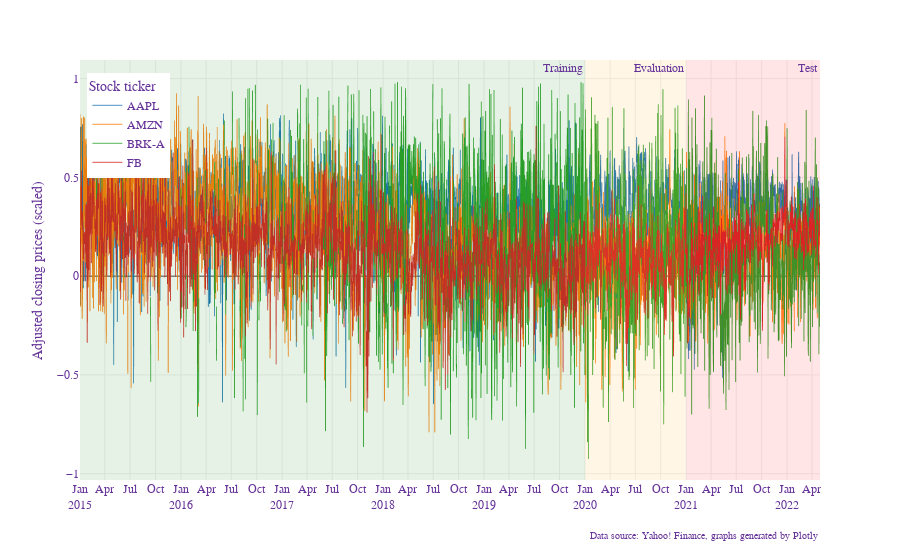

The code cell stored with this chart in its notebook:
### Code cell
fig = px.line(sentiment,x=sentiment["date"], y=sentiment.columns[0:5].values.tolist(),
              color_discrete_sequence=['#1F77B4', '#FF7F0E', '#2CA02C', '#D62728', '#9467BD'])
fig.update_xaxes(
    dtick="M3",
    tickformat="%b\n%Y")

fig.update_traces(line=dict( width=0.8))
fig.update_layout(template=go.layout.Template(),
    title="",
    xaxis_title="",
    yaxis_title="Adjusted closing prices (scaled)",
    legend_title="Stock ticker",
    font=dict(
        family="Courier New, monospace",
        size=12,
        color="RebeccaPurple"
    ),
    legend=dict(
    yanchor="top",
    y=0.97,
    xanchor="left",
    x=0.01
 )
)
fig.add_vrect(x0="2015-01-01", x1="2020-01-01", 
              annotation_text="Training", annotation_position="top right",
              fillcolor="green", opacity=0.1, line_width=0)
fig.add_vrect(x0="2020-01-01", x1="2020-12-31", 
              annotation_text="Evaluation", annotation_position="top right",
              fillcolor="orange", opacity=0.1, line_width=0)
fig.add_vrect(x0="2021-01-01", x1="2022-04-30", 
              annotation_text="Test", annotation_position="top right",
              fillcolor="red", opacity=0.1, line_width=0)

fig.add_annotation(
    showarrow=False,
    text="Data source: Yahoo! Finance, graphs generated by Plotly",
    font=dict(size=10), 
    xref='x domain',
    x=1,
    yref='y domain',
    y=-0.15
    )

fig.show()

pio.write_image(fig, 'Twitter/tweeteval_keywords.pdf', height=500,width=1200,format='pdf')

### Figure 1 — Plotly figure (JSON) as saved in the notebook; plotly's stock layout.template omitted (floating-point values rounded to 4 significant figures; data arrays with more than 128 entries replaced by an {"elided": "..."} marker saying what was removed)
{"data": [{"hovertemplate": "variable=AAPL<br>date=%{x}<br>value=%{y}<extra></extra>", "legendgroup": "AAPL", "line": {"color": "#1F77B4", "dash": "solid", "width": 0.8}, "marker": {"symbol": "circle"}, "mode": "lines", "name": "AAPL", "showlegend": true, "type": "scattergl", "x": {"elided": "2677 str values"}, "xaxis": "x", "y": {"elided": "2677 float values"}, "yaxis": "y"}, {"hovertemplate": "variable=AMZN<br>date=%{x}<br>value=%{y}<extra></extra>", "legendgroup": "AMZN", "line": {"color": "#FF7F0E", "dash": "solid", "width": 0.8}, "marker": {"symbol": "circle"}, "mode": "lines", "name": "AMZN", "showlegend": true, "type": "scattergl", "x": {"elided": "2677 str values"}, "xaxis": "x", "y": {"elided": "2677 float values"}, "yaxis": "y"}, {"hovertemplate": "variable=BRK-A<br>date=%{x}<br>value=%{y}<extra></extra>", "legendgroup": "BRK-A", "line": {"color": "#2CA02C", "dash": "solid", "width": 0.8}, "marker": {"symbol": "circle"}, "mode": "lines", "name": "BRK-A", "showlegend": true, "type": "scattergl", "x": {"elided": "2677 str values"}, "xaxis": "x", "y": {"elided": "2677 float values"}, "yaxis": "y"}, {"hovertemplate": "variable=FB<br>date=%{x}<br>value=%{y}<extra></extra>", "legendgroup": "FB", "line": {"color": "#D62728", "dash": "solid", "width": 0.8}, "marker": {"symbol": "circle"}, "mode": "lines", "name": "FB", "showlegend": true, "type": "scattergl", "x": {"elided": "2677 str values"}, "xaxis": "x", "y": {"elided": "2677 float values"}, "yaxis": "y"}], "layout": {"annotations": [{"showarrow": false, "text": "Training", "x": "2020-01-01", "xanchor": "right", "xref": "x", "y": 1, "yanchor": "top", "yref": "y domain"}, {"showarrow": false, "text": "Evaluation", "x": "2020-12-31", "xanchor": "right", "xref": "x", "y": 1, "yanchor": "top", "yref": "y domain"}, {"showarrow": false, "text": "Test", "x": "2022-04-30", "xanchor": "right", "xref": "x", "y": 1, "yanchor": "top", "yref": "y domain"}, {"font": {"size": 10}, "showarrow": false, "text": "Data source: Yahoo! Finance, graphs generated by Plotly", "x": 1, "xref": "x domain", "y": -0.15, "yref": "y domain"}], "autosize": true, "font": {"color": "RebeccaPurple", "family": "Courier New, monospace", "size": 12}, "legend": {"title": {"text": "Stock ticker"}, "tracegroupgap": 0, "x": 0.01, "xanchor": "left", "y": 0.97, "yanchor": "top"}, "margin": {"t": 60}, "shapes": [{"fillcolor": "green", "line": {"width": 0}, "opacity": 0.1, "type": "rect", "x0": "2015-01-01", "x1": "2020-01-01", "xref": "x", "y0": 0, "y1": 1, "yref": "y domain"}, {"fillcolor": "orange", "line": {"width": 0}, "opacity": 0.1, "type": "rect", "x0": "2020-01-01", "x1": "2020-12-31", "xref": "x", "y0": 0, "y1": 1, "yref": "y domain"}, {"fillcolor": "red", "line": {"width": 0}, "opacity": 0.1, "type": "rect", "x0": "2021-01-01", "x1": "2022-04-30", "xref": "x", "y0": 0, "y1": 1, "yref": "y domain"}], "title": {"text": ""}, "xaxis": {"anchor": "y", "autorange": true, "domain": [0, 1], "dtick": "M3", "range": ["2015-01-01", "2022-04-30"], "tickformat": "%b\n%Y", "title": {"text": ""}, "type": "date"}, "yaxis": {"anchor": "x", "autorange": true, "domain": [0, 1], "range": [-1.032, 1.094], "title": {"text": "Adjusted closing prices (scaled)"}, "type": "linear"}}}
